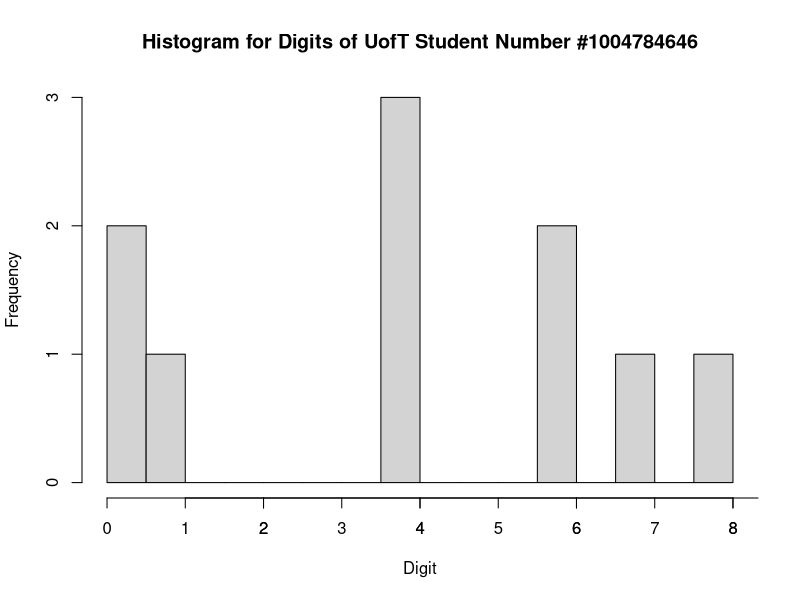

Source code (R):
## ---- chunk 1
knitr::opts_chunk$set(echo = TRUE)
library(tidyverse)
## ---- chunk 2
student_number <- (c(1,0,0,4,7,8,4,6,4,6))
hist(student_number, xlab = 'Digit',  main='Histogram for Digits of UofT Student Number #1004784646', breaks = 12)
axis(1, at=1:9)
